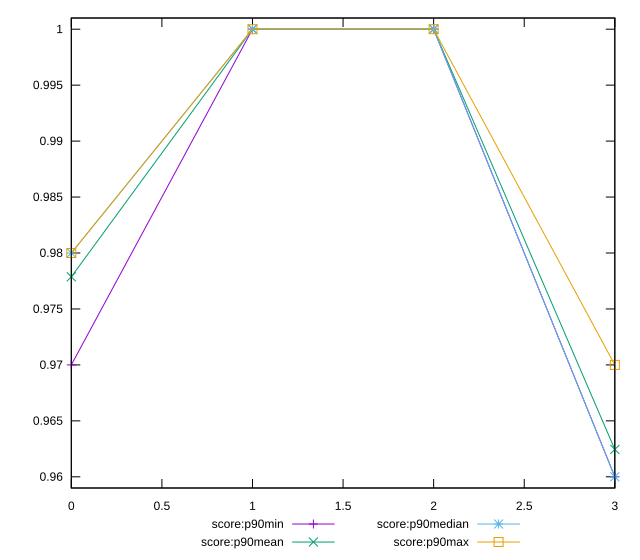

Recreate this plot in gnuplot.
reset

$scoreP90Min <<EOF
0 0.97
1 1
2 1
3 0.96
EOF

$scoreP90Mean <<EOF
0 0.9778723404255317
1 1
2 1
3 0.9624468085106369
EOF

$scoreP90Median <<EOF
0 0.98
1 1
2 1
3 0.96
EOF

$scoreP90Max <<EOF
0 0.98
1 1
2 1
3 0.97
EOF

set key outside below
set xrange [0:3]
set yrange [0.959:1.001]
set trange [0.959:1.001]
set terminal svg size 640, 560 enhanced background rgb 'white'
set output "reports/report_00031_2021-02-24T23-18-18.084Z/bootup-time/progression/score.svg"

plot $scoreP90Min title "score:p90min" with linespoints, \
     $scoreP90Mean title "score:p90mean" with linespoints, \
     $scoreP90Median title "score:p90median" with linespoints, \
     $scoreP90Max title "score:p90max" with linespoints

reset
